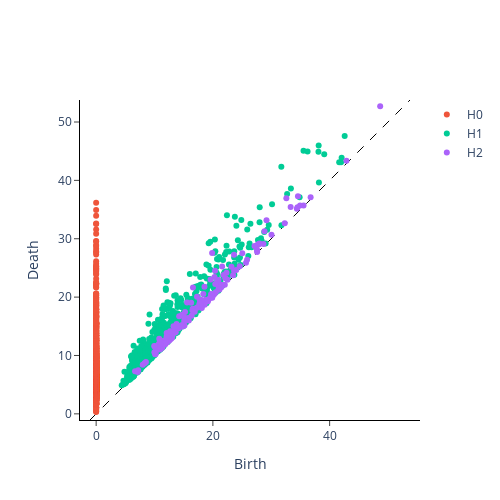

Notebook source saved alongside this figure:
### Code cell
VR = VietorisRipsPersistence()
VR.plot(diagrams, sample=0)

### Figure 1 — Plotly figure (JSON) as saved in the notebook; plotly's stock layout.template omitted (floating-point values rounded to 4 significant figures; data arrays with more than 128 entries replaced by an {"elided": "..."} marker saying what was removed)
{"data": [{"hoverinfo": "none", "line": {"color": "black", "dash": "dash", "width": 1}, "mode": "lines", "showlegend": false, "type": "scatter", "x": [-1.054, 53.77], "y": [-1.054, 53.77]}, {"hoverinfo": "text", "hovertext": {"elided": "1334 str values"}, "mode": "markers", "name": "H0", "type": "scatter", "x": {"elided": "1334 int values"}, "y": {"elided": "1334 float values"}}, {"hoverinfo": "text", "hovertext": {"elided": "671 str values"}, "mode": "markers", "name": "H1", "type": "scatter", "x": {"elided": "671 float values"}, "y": {"elided": "671 float values"}}, {"hoverinfo": "text", "hovertext": {"elided": "153 str values"}, "mode": "markers", "name": "H2", "type": "scatter", "x": {"elided": "153 float values"}, "y": {"elided": "153 float values"}}], "layout": {"height": 500, "plot_bgcolor": "white", "width": 500, "xaxis": {"autorange": false, "exponentformat": "e", "linecolor": "black", "linewidth": 1, "mirror": false, "range": [-1.054, 53.77], "showexponent": "all", "showline": true, "side": "bottom", "ticks": "outside", "title": {"text": "Birth"}, "type": "linear", "zeroline": true}, "yaxis": {"autorange": false, "exponentformat": "e", "linecolor": "black", "linewidth": 1, "mirror": false, "range": [-1.054, 53.77], "scaleanchor": "x", "scaleratio": 1, "showexponent": "all", "showline": true, "side": "left", "ticks": "outside", "title": {"text": "Death"}, "type": "linear", "zeroline": true}}}
